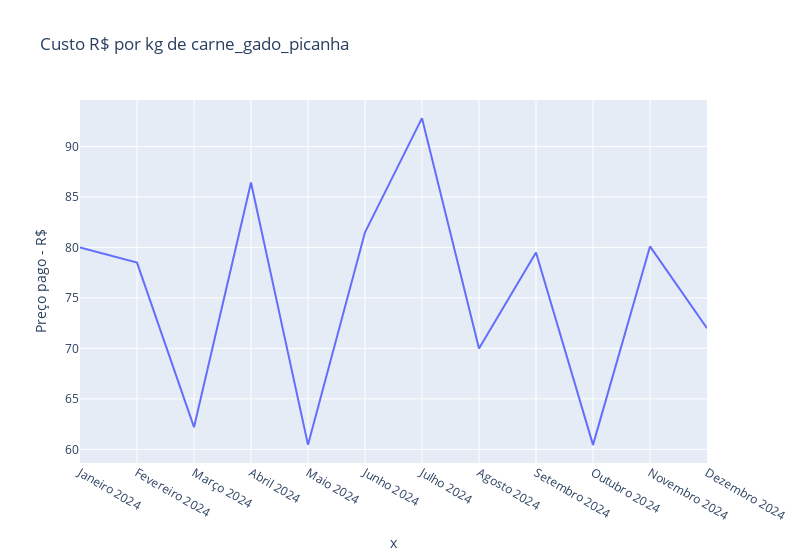
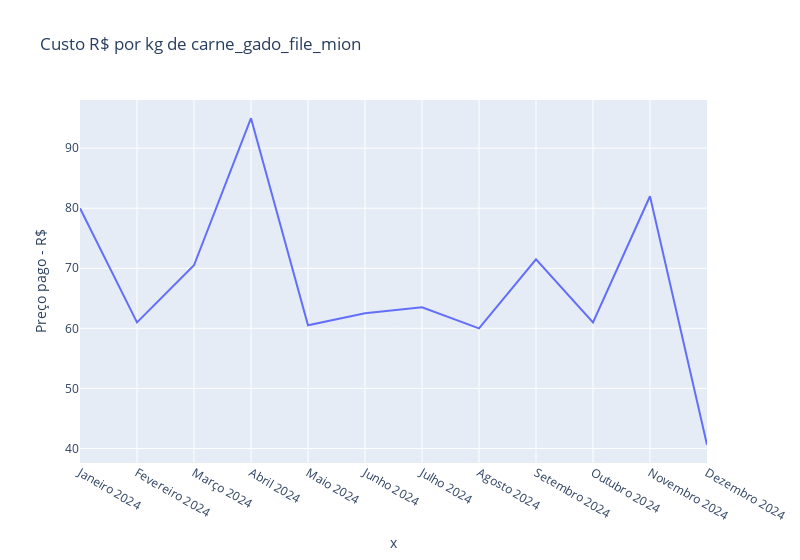
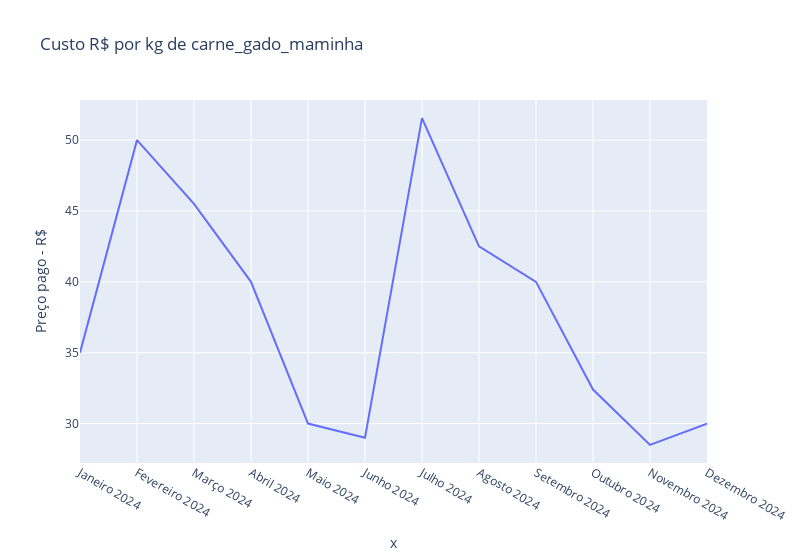
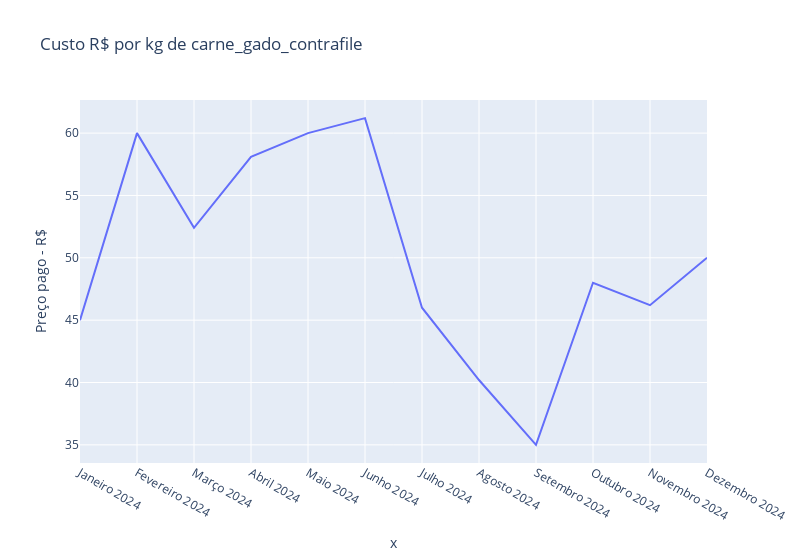

Source (notebook cell) for these figures, in order:
### Code cell
#Análise dos preços pago pelo quilo de cada tipo de carne ao longo do ano

src_path = "../src"
sys.path.append(os.path.abspath(src_path))
from listas import meses

import plotly.express as px

for coluna in df_precos_alimentos.columns:
    fig_preco_meses = px.line(df_precos_alimentos, x=meses, y=coluna, title=f'Custo R$ por kg de {coluna}', width=800)
    fig_preco_meses.update_layout(yaxis_title='Preço pago - R$')
    fig_preco_meses.show()

### Figure 1 — Plotly figure (JSON) as saved in the notebook; plotly's stock layout.template omitted (floating-point values rounded to 4 significant figures)
{"data": [{"hovertemplate": "x=%{x}<br>carne_gado_picanha=%{y}<extra></extra>", "legendgroup": "", "line": {"color": "#636efa", "dash": "solid"}, "marker": {"symbol": "circle"}, "mode": "lines", "name": "", "orientation": "v", "showlegend": false, "type": "scatter", "x": ["Janeiro 2024", "Fevereiro 2024", "Março 2024", "Abril 2024", "Maio 2024", "Junho 2024", "Julho 2024", "Agosto 2024", "Setembro 2024", "Outubro 2024", "Novembro 2024", "Dezembro 2024"], "xaxis": "x", "y": [80, 78.5, 62.2, 86.42, 60.45, 81.5, 92.8, 70, 79.5, 60.45, 80.1, 72], "yaxis": "y"}], "layout": {"legend": {"tracegroupgap": 0}, "title": {"text": "Custo R$ por kg de carne_gado_picanha"}, "width": 800, "xaxis": {"anchor": "y", "domain": [0, 1], "title": {"text": "x"}}, "yaxis": {"anchor": "x", "domain": [0, 1], "title": {"text": "Preço pago - R$"}}}}

### Figure 2 — Plotly figure (JSON) as saved in the notebook; plotly's stock layout.template omitted (floating-point values rounded to 4 significant figures)
{"data": [{"hovertemplate": "x=%{x}<br>carne_gado_file_mion=%{y}<extra></extra>", "legendgroup": "", "line": {"color": "#636efa", "dash": "solid"}, "marker": {"symbol": "circle"}, "mode": "lines", "name": "", "orientation": "v", "showlegend": false, "type": "scatter", "x": ["Janeiro 2024", "Fevereiro 2024", "Março 2024", "Abril 2024", "Maio 2024", "Junho 2024", "Julho 2024", "Agosto 2024", "Setembro 2024", "Outubro 2024", "Novembro 2024", "Dezembro 2024"], "xaxis": "x", "y": [80, 61, 70.5, 95, 60.5, 62.5, 63.5, 60, 71.5, 61, 82, 40.6], "yaxis": "y"}], "layout": {"legend": {"tracegroupgap": 0}, "title": {"text": "Custo R$ por kg de carne_gado_file_mion"}, "width": 800, "xaxis": {"anchor": "y", "domain": [0, 1], "title": {"text": "x"}}, "yaxis": {"anchor": "x", "domain": [0, 1], "title": {"text": "Preço pago - R$"}}}}

### Figure 3 — Plotly figure (JSON) as saved in the notebook; plotly's stock layout.template omitted (floating-point values rounded to 4 significant figures)
{"data": [{"hovertemplate": "x=%{x}<br>carne_gado_maminha=%{y}<extra></extra>", "legendgroup": "", "line": {"color": "#636efa", "dash": "solid"}, "marker": {"symbol": "circle"}, "mode": "lines", "name": "", "orientation": "v", "showlegend": false, "type": "scatter", "x": ["Janeiro 2024", "Fevereiro 2024", "Março 2024", "Abril 2024", "Maio 2024", "Junho 2024", "Julho 2024", "Agosto 2024", "Setembro 2024", "Outubro 2024", "Novembro 2024", "Dezembro 2024"], "xaxis": "x", "y": [35, 50, 45.5, 40, 30, 29, 51.55, 42.5, 40, 32.4, 28.5, 30], "yaxis": "y"}], "layout": {"legend": {"tracegroupgap": 0}, "title": {"text": "Custo R$ por kg de carne_gado_maminha"}, "width": 800, "xaxis": {"anchor": "y", "domain": [0, 1], "title": {"text": "x"}}, "yaxis": {"anchor": "x", "domain": [0, 1], "title": {"text": "Preço pago - R$"}}}}

### Figure 4 — Plotly figure (JSON) as saved in the notebook; plotly's stock layout.template omitted (floating-point values rounded to 4 significant figures)
{"data": [{"hovertemplate": "x=%{x}<br>carne_gado_contrafile=%{y}<extra></extra>", "legendgroup": "", "line": {"color": "#636efa", "dash": "solid"}, "marker": {"symbol": "circle"}, "mode": "lines", "name": "", "orientation": "v", "showlegend": false, "type": "scatter", "x": ["Janeiro 2024", "Fevereiro 2024", "Março 2024", "Abril 2024", "Maio 2024", "Junho 2024", "Julho 2024", "Agosto 2024", "Setembro 2024", "Outubro 2024", "Novembro 2024", "Dezembro 2024"], "xaxis": "x", "y": [45, 60, 52.4, 58.1, 60, 61.2, 46, 40.2, 35, 48, 46.2, 50], "yaxis": "y"}], "layout": {"legend": {"tracegroupgap": 0}, "title": {"text": "Custo R$ por kg de carne_gado_contrafile"}, "width": 800, "xaxis": {"anchor": "y", "domain": [0, 1], "title": {"text": "x"}}, "yaxis": {"anchor": "x", "domain": [0, 1], "title": {"text": "Preço pago - R$"}}}}
